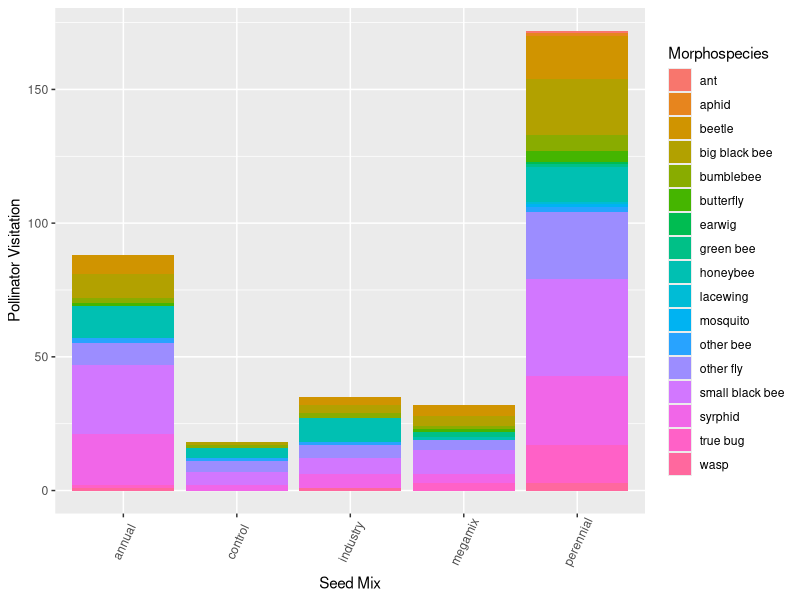
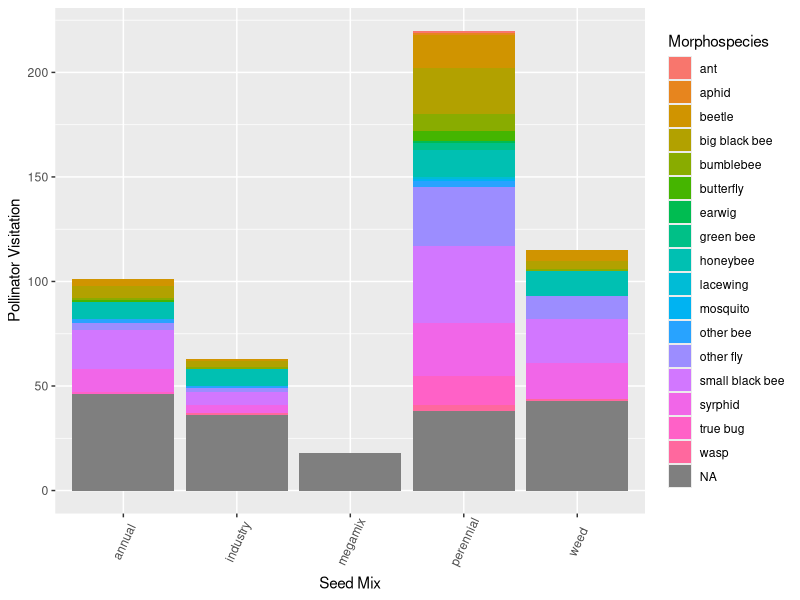
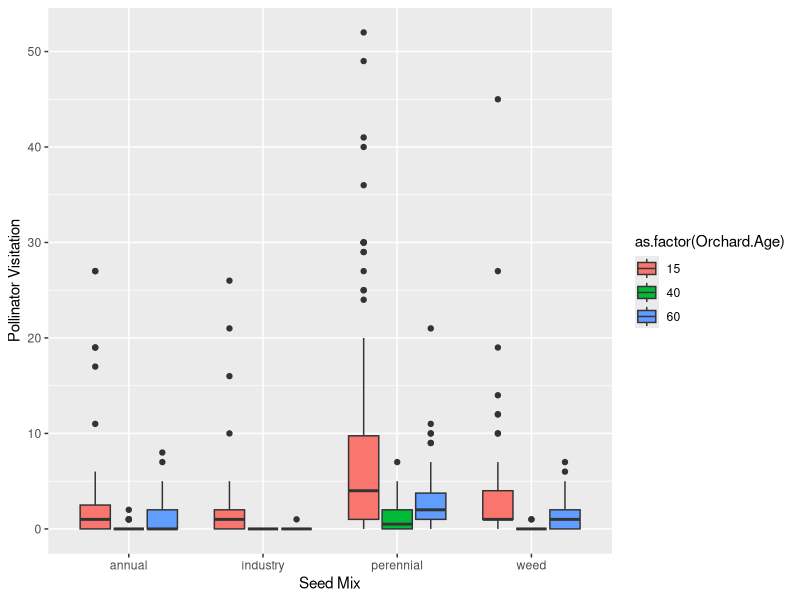
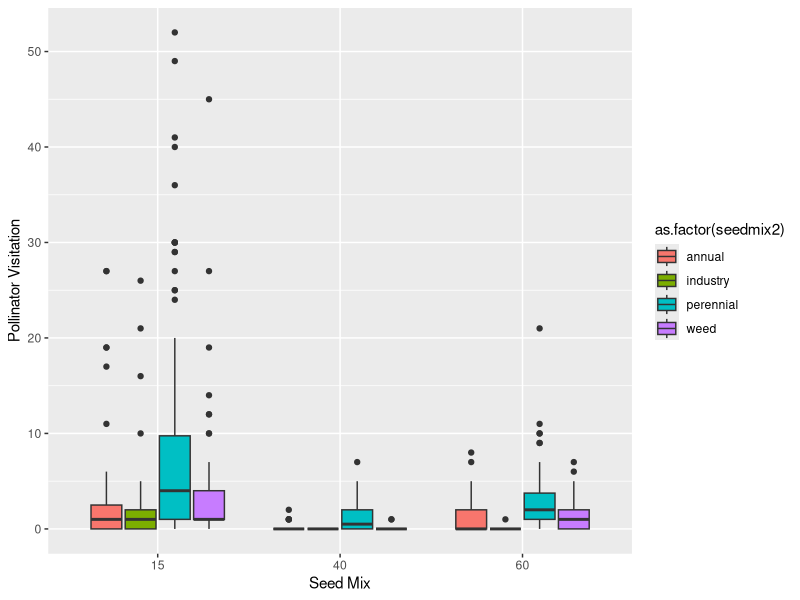

Source code (R) for these figures, in order:
## POLLINATOR THESIS PROJECT FIGURES
## Pollinator visitations by seed mix


## Libraries needed
library(tidyverse)
library(ggplot2)
library(dplyr)

#############################
#############################
#############################
#############################
## Import data
## Clean up column names and columns

observedpollinators <- read.csv("observedpollinators_2021.csv")
names(observedpollinators) <- c ("Month", "Orchard.Age", "Block", "Management", "Seed.Mix", "Host.Plant", "Morphospecies", "Number", "Notes")

#############################
#############################

## First I'll filter the observed pollinator dataset to find total pollinator visits for each seed mix
## I want to count all pollinator visits within a seed mix by each management subplot, and by what
## morphospecies were visiting that seed mix



seedmixabundances <- observedpollinators %>%
  select(Orchard.Age, Block, Management, Seed.Mix, Morphospecies, Number) %>%
  group_by(Orchard.Age, Block, Seed.Mix, Management, Morphospecies) %>%
  summarise(Number = sum(Number))

## For graphing this, I want to do a stacked bar plot
ggplot(seedmixabundances, aes(fill=Morphospecies, x=Seed.Mix)) + 
  geom_bar(stat="count", position="stack") +
  theme(axis.text.x = element_text(angle=65, vjust=0.6)) +
  labs(x="Seed Mix", y="Pollinator Visitation")
#############################
#############################
## Graphing version 2: I want to do something similar to what I did with richness
## where I group observations by the actual plant they were observed on, not just seed mix,
## so that I can account for escapee plants.

annualspecies <- c("collomia", "amsinckia", "clarkia", "epilobium", "gilia",
                   "lotus", "plectritis", "sanguisorba")

perennialspecies <- c("achillea", "agoseris", "lomatium", "potentilla",
                      "prunella", "viola", "geum", "eriophyllum")

industryspecies <- c("barley", "oats", "vetch", "clover")

taxonomicobservations<-observedpollinators%>%
  mutate(seedmix2=ifelse(Host.Plant%in%perennialspecies, "perennial",
                         ifelse(Host.Plant%in%annualspecies, "annual", 
                                ifelse(Host.Plant%in%industryspecies, "industry", 
                                       ifelse(Host.Plant=="weed","weed", Host.Plant)))))%>%
  ungroup()%>%
  group_by(Orchard.Age, Block, Management, Morphospecies, seedmix2)%>%
  summarise(Number = sum(Number))

#add in a full plot list to account for zeroes
plots <- read.csv("canopy_cover.csv")%>%
  filter(year==2021)%>% #have to do this here
  mutate(seedmix=ifelse(seedmix=="annuals", "annual", ifelse(seedmix=="perennials", "perennial", seedmix)))%>%
  dplyr::select(1:4)
names(plots) <- c("Orchard.Age", "Block", "Management", "Seed.Mix")

newplots<-plots%>%  #convert to species types
  mutate(seedmix2=ifelse(Seed.Mix=="control", "weed", Seed.Mix))%>%
  dplyr::select(-Seed.Mix)

taxonomicobservations<-full_join(newplots, taxonomicobservations)%>% #need zeroes
 mutate(Number=ifelse(is.na(Number), 0, Number))

ggplot(taxonomicobservations, aes(fill=Morphospecies, x=seedmix2)) + 
  geom_bar(stat="count", position="stack") +
  theme(axis.text.x = element_text(angle=65, vjust=0.6)) +
  labs(x="Seed Mix", y="Pollinator Visitation")

ggplot(subset(taxonomicobservations, seedmix2!="megamix"), aes(x=seedmix2, y=Number)) +
  geom_boxplot(aes(fill=as.factor(Orchard.Age))) +
  labs(x="Seed Mix", y="Pollinator Visitation")

ggplot(subset(taxonomicobservations, seedmix2!="megamix"), aes(x=as.factor(Orchard.Age), y=Number)) +
  geom_boxplot(aes(fill=as.factor(seedmix2))) +
  labs(x="Seed Mix", y="Pollinator Visitation")

#############################
#############################
## Statistics

##First, I want to test if the means are different for total pollinator visitations in each seed mix
## category. I'll create a dataset first of all the visitations (not divided up my morphospecies)
## per seed mix, and then compare the means with the 'aov' function
seedmixmeans <- observedpollinators %>%
  group_by(Orchard.Age, Block, Seed.Mix) %>%
  summarise(Number = sum(Number))

aov <- aov(Number~Seed.Mix, data=seedmixmeans)
summary(aov)

## Results: P < 0.05, so I'll go ahead with a Tukey test
tukey <- TukeyHSD(aov, conf.level=.95)

## Tukey results: There's a significant difference between the perennial & megamix and perennial & control
## pollinator visitations

#############################
#############################
## Statistics for 'taxonomicobservations'

seedmixmeans2<-observedpollinators%>%
  mutate(seedmix2=ifelse(Host.Plant%in%perennialspecies, "perennial",
                         ifelse(Host.Plant%in%annualspecies, "annual", 
                                ifelse(Host.Plant%in%industryspecies, "industry", 
                                       ifelse(Host.Plant=="weed","weed", Host.Plant)))))%>%
  ungroup()%>%
  group_by(Orchard.Age, Block, seedmix2)%>%
  summarise(Number = sum(Number))

aov <- aov(Number~seedmix2, data=seedmixmeans2)
summary(aov)

## Results: P < 0.05, so I'll go ahead with a Tukey test
tukey2 <- TukeyHSD(aov, conf.level=.95)

## When examining observations by plant species, there is a significant difference between
## perennials and annuals, and perennials and weeds

#############################
#############################
## Statistics for 'taxonomicobservations'
## Including orchard age

aovorchard <- aov(Number~seedmix2*as.factor(Orchard.Age), data=seedmixmeans2)
tukey3 <- TukeyHSD(aovorchard, conf.level=.95)
